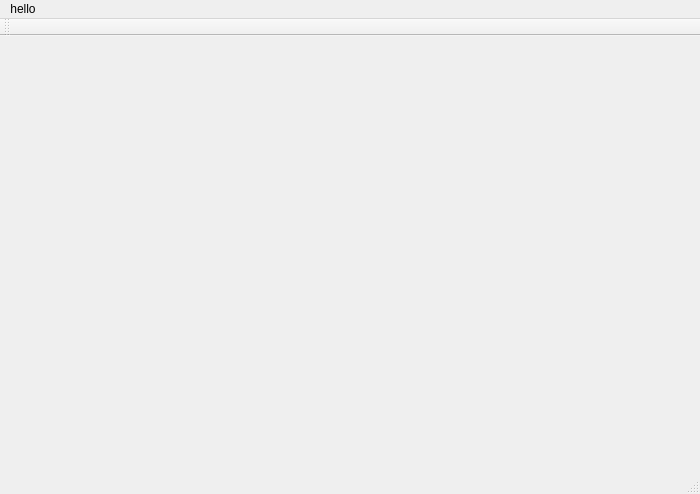
<?xml version="1.0" encoding="UTF-8"?>
<ui version="4.0">
 <class>MainWindow</class>
 <widget class="QMainWindow" name="MainWindow">
  <property name="geometry">
   <rect>
    <x>0</x>
    <y>0</y>
    <width>700</width>
    <height>494</height>
   </rect>
  </property>
  <property name="windowTitle">
   <string>MainWindow</string>
  </property>
  <widget class="QWidget" name="centralWidget"/>
  <widget class="QMenuBar" name="menuBar">
   <property name="geometry">
    <rect>
     <x>0</x>
     <y>0</y>
     <width>700</width>
     <height>22</height>
    </rect>
   </property>
   <widget class="QMenu" name="menuhello">
    <property name="title">
     <string>hello</string>
    </property>
   </widget>
   <addaction name="menuhello"/>
  </widget>
  <widget class="QToolBar" name="mainToolBar">
   <attribute name="toolBarArea">
    <enum>TopToolBarArea</enum>
   </attribute>
   <attribute name="toolBarBreak">
    <bool>false</bool>
   </attribute>
  </widget>
  <widget class="QStatusBar" name="statusBar"/>
 </widget>
 <layoutdefault spacing="6" margin="11"/>
 <resources/>
 <connections/>
</ui>
